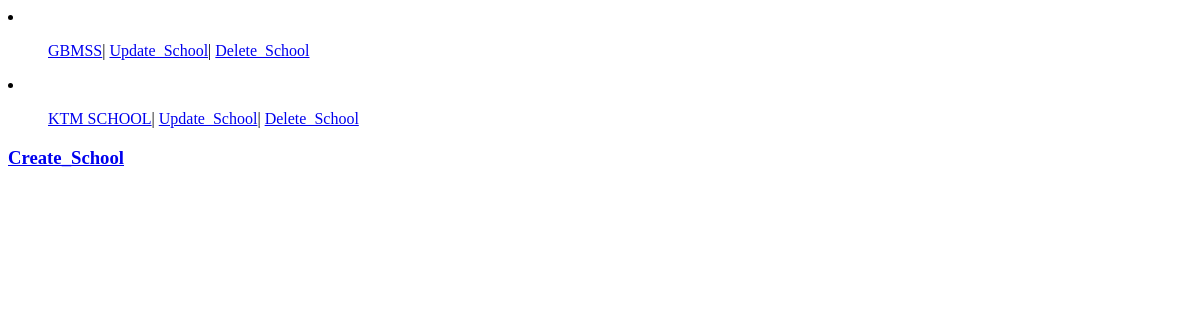
Before: /school/ with the older database file.
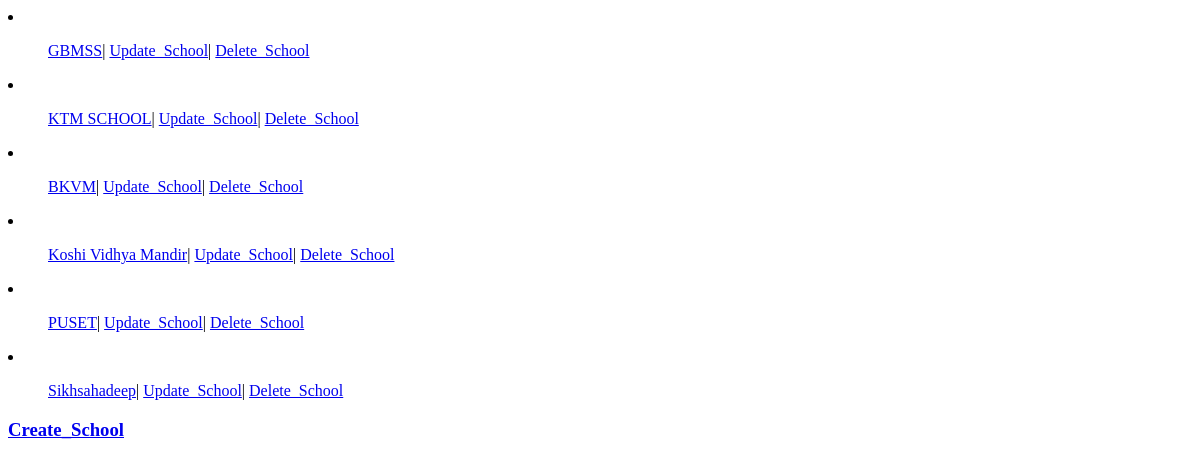
After: the same page with the newer database file.
### main/models.py (models this page shows, shortened)
class School(models.Model):
    name=models.CharField(max_length=300)
    estd_date=models.DateField()

### main/views.py (the view)
# urls.py: path('school/',views.SchoolView.as_view(),name='school'),
class SchoolView(ListView):
    model=School

### main/templates/main/school_list.html
{% for xcool in object_list %}
<li>
    <ul>
        <a href="{% url 'school_detail' xcool.id %}">{{ xcool.name }}</a>|
        <a href="{% url 'school_update' xcool.id %}">Update_School</a>|
        <a href="{% url 'school_delete' xcool.id %}">Delete_School</a>
    </ul>
</li>
{% endfor %}
<h3><a href="{% url 'school_create' %}">Create_School</a></h3>

Changed rows visible on the page:
added School: name "BKVM"
added School: name "Koshi Vidhya Mandir"
added School: name "PUSET"
added School: name "Sikhsahadeep"
